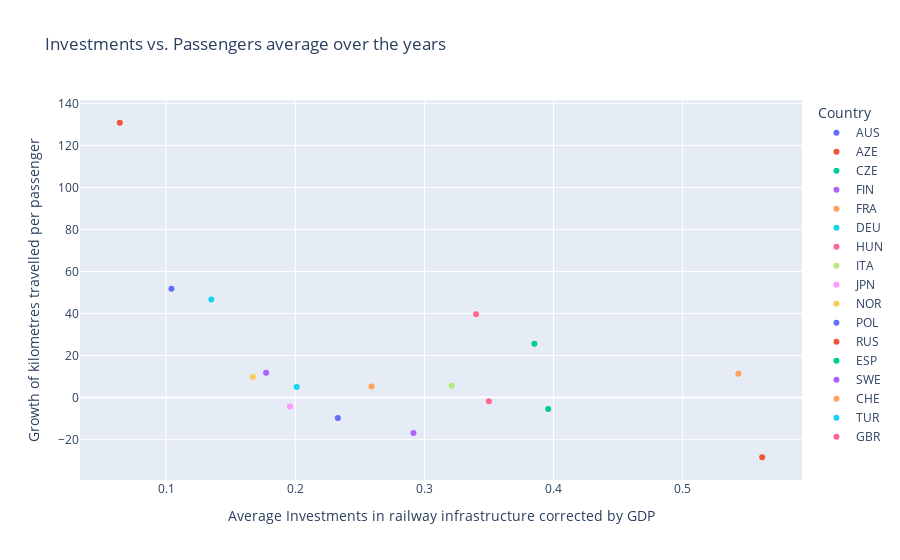

Source (notebook cell):
### Markdown cell above
### Influence of total investments on passenger growth
The figure below shows the relation between railway infrastructure investments (corrected by GDP) and the growth of the average distance travelled per passenger.
In this figure we decided to aggregate all data from 1999-2019 in one figure. 
The passenger growth is from 1999-2019, but we excluded the final year of investments, since the effects of the investments could only affect passenger levels after 2019.
As we look at the outcome of the graphs, we see that it not shows what we expected, meaning that the investments in the long term do not seem to increase over a long period. 
This can have different reasons, for instance we did not take other factors into account that might effect the passenger levels such as affordability, economic development and competing modes of transport to name a few.

### Code cell
# Exclude the 2019 data of investments before we determine the average
infrastructure_gdp_up_to_2018 = infrastructure_gdp.iloc[:, :-1]

# Determine the average for all years of the infrastructure data
year_average_infrastructure_gdp_up_to_2018 = infrastructure_gdp_up_to_2018.mean(axis=1)

# Select columns from 1999 to 2019 from the kilometers per passenger data
km_per_passengers_1999_2019 = km_per_passenger.loc[:, str(start_timeframe):str(end_timeframe)]

# Calculate percentage growth for each country
passenger_growth = ((km_per_passengers_1999_2019.iloc[:, -1] - km_per_passengers_1999_2019.iloc[:, 0]) / km_per_passengers_1999_2019.iloc[:, 0]) * 100

# Investments year average comparing with passenger transport year average dataframe making
df3 = pd.DataFrame({'Country': year_average_infrastructure_gdp_up_to_2018.index, 'Investments average': year_average_infrastructure_gdp_up_to_2018})
df4 = pd.DataFrame({'Country': passenger_growth.index, 'Passenger growth': passenger_growth.values})

# Drop the existing "Country" column, if it exists
if 'Country' in df3.columns:
    df3 = df3.drop('Country', axis=1)

# Reset the index of df3 to make "Country" a regular column
df3_reset = df3.reset_index()

# Reset the index of df4 to make "Country" a regular column
df4_reset = df4.reset_index()

# Merge the two DataFrames based on the "Country" column
df5 = pd.merge(df3_reset, df4_reset, left_on='Country', right_on='Country')

df5 = df5.drop(df5.columns[2], axis=1)

# Create a scatter plot using Plotly Express
fig = px.scatter(df5, x='Investments average', y='Passenger growth', color= 'Country',
                 title='Scatter Plot for Average Values', labels={'Investments': 'Average Investments', 'Passengers': 'Average Passengers'})

# Customize the layout
fig.update_layout(title='Investments vs. Passengers average over the years',
                  xaxis_title='Average Investments in railway infrastructure corrected by GDP', yaxis_title='Growth of kilometres travelled per passenger')

# Show the plot
fig.show()

### Figure 1 — Plotly figure (JSON) as saved in the notebook; plotly's stock layout.template omitted (floating-point values rounded to 4 significant figures)
{"data": [{"hovertemplate": "Country=AUS<br>Investments average=%{x}<br>Passenger growth=%{y}<extra></extra>", "legendgroup": "AUS", "marker": {"color": "#636efa", "symbol": "circle"}, "mode": "markers", "name": "AUS", "orientation": "v", "showlegend": true, "type": "scatter", "x": [0.2329], "xaxis": "x", "y": [-9.655], "yaxis": "y"}, {"hovertemplate": "Country=AZE<br>Investments average=%{x}<br>Passenger growth=%{y}<extra></extra>", "legendgroup": "AZE", "marker": {"color": "#EF553B", "symbol": "circle"}, "mode": "markers", "name": "AZE", "orientation": "v", "showlegend": true, "type": "scatter", "x": [0.06407], "xaxis": "x", "y": [130.8], "yaxis": "y"}, {"hovertemplate": "Country=CZE<br>Investments average=%{x}<br>Passenger growth=%{y}<extra></extra>", "legendgroup": "CZE", "marker": {"color": "#00cc96", "symbol": "circle"}, "mode": "markers", "name": "CZE", "orientation": "v", "showlegend": true, "type": "scatter", "x": [0.3852], "xaxis": "x", "y": [25.58], "yaxis": "y"}, {"hovertemplate": "Country=FIN<br>Investments average=%{x}<br>Passenger growth=%{y}<extra></extra>", "legendgroup": "FIN", "marker": {"color": "#ab63fa", "symbol": "circle"}, "mode": "markers", "name": "FIN", "orientation": "v", "showlegend": true, "type": "scatter", "x": [0.1774], "xaxis": "x", "y": [11.81], "yaxis": "y"}, {"hovertemplate": "Country=FRA<br>Investments average=%{x}<br>Passenger growth=%{y}<extra></extra>", "legendgroup": "FRA", "marker": {"color": "#FFA15A", "symbol": "circle"}, "mode": "markers", "name": "FRA", "orientation": "v", "showlegend": true, "type": "scatter", "x": [0.259], "xaxis": "x", "y": [5.341], "yaxis": "y"}, {"hovertemplate": "Country=DEU<br>Investments average=%{x}<br>Passenger growth=%{y}<extra></extra>", "legendgroup": "DEU", "marker": {"color": "#19d3f3", "symbol": "circle"}, "mode": "markers", "name": "DEU", "orientation": "v", "showlegend": true, "type": "scatter", "x": [0.2011], "xaxis": "x", "y": [5.049], "yaxis": "y"}, {"hovertemplate": "Country=HUN<br>Investments average=%{x}<br>Passenger growth=%{y}<extra></extra>", "legendgroup": "HUN", "marker": {"color": "#FF6692", "symbol": "circle"}, "mode": "markers", "name": "HUN", "orientation": "v", "showlegend": true, "type": "scatter", "x": [0.34], "xaxis": "x", "y": [39.64], "yaxis": "y"}, {"hovertemplate": "Country=ITA<br>Investments average=%{x}<br>Passenger growth=%{y}<extra></extra>", "legendgroup": "ITA", "marker": {"color": "#B6E880", "symbol": "circle"}, "mode": "markers", "name": "ITA", "orientation": "v", "showlegend": true, "type": "scatter", "x": [0.321], "xaxis": "x", "y": [5.622], "yaxis": "y"}, {"hovertemplate": "Country=JPN<br>Investments average=%{x}<br>Passenger growth=%{y}<extra></extra>", "legendgroup": "JPN", "marker": {"color": "#FF97FF", "symbol": "circle"}, "mode": "markers", "name": "JPN", "orientation": "v", "showlegend": true, "type": "scatter", "x": [0.1959], "xaxis": "x", "y": [-4.233], "yaxis": "y"}, {"hovertemplate": "Country=NOR<br>Investments average=%{x}<br>Passenger growth=%{y}<extra></extra>", "legendgroup": "NOR", "marker": {"color": "#FECB52", "symbol": "circle"}, "mode": "markers", "name": "NOR", "orientation": "v", "showlegend": true, "type": "scatter", "x": [0.1671], "xaxis": "x", "y": [9.867], "yaxis": "y"}, {"hovertemplate": "Country=POL<br>Investments average=%{x}<br>Passenger growth=%{y}<extra></extra>", "legendgroup": "POL", "marker": {"color": "#636efa", "symbol": "circle"}, "mode": "markers", "name": "POL", "orientation": "v", "showlegend": true, "type": "scatter", "x": [0.104], "xaxis": "x", "y": [51.79], "yaxis": "y"}, {"hovertemplate": "Country=RUS<br>Investments average=%{x}<br>Passenger growth=%{y}<extra></extra>", "legendgroup": "RUS", "marker": {"color": "#EF553B", "symbol": "circle"}, "mode": "markers", "name": "RUS", "orientation": "v", "showlegend": true, "type": "scatter", "x": [0.5616], "xaxis": "x", "y": [-28.38], "yaxis": "y"}, {"hovertemplate": "Country=ESP<br>Investments average=%{x}<br>Passenger growth=%{y}<extra></extra>", "legendgroup": "ESP", "marker": {"color": "#00cc96", "symbol": "circle"}, "mode": "markers", "name": "ESP", "orientation": "v", "showlegend": true, "type": "scatter", "x": [0.3959], "xaxis": "x", "y": [-5.431], "yaxis": "y"}, {"hovertemplate": "Country=SWE<br>Investments average=%{x}<br>Passenger growth=%{y}<extra></extra>", "legendgroup": "SWE", "marker": {"color": "#ab63fa", "symbol": "circle"}, "mode": "markers", "name": "SWE", "orientation": "v", "showlegend": true, "type": "scatter", "x": [0.2915], "xaxis": "x", "y": [-16.82], "yaxis": "y"}, {"hovertemplate": "Country=CHE<br>Investments average=%{x}<br>Passenger growth=%{y}<extra></extra>", "legendgroup": "CHE", "marker": {"color": "#FFA15A", "symbol": "circle"}, "mode": "markers", "name": "CHE", "orientation": "v", "showlegend": true, "type": "scatter", "x": [0.5432], "xaxis": "x", "y": [11.33], "yaxis": "y"}, {"hovertemplate": "Country=TUR<br>Investments average=%{x}<br>Passenger growth=%{y}<extra></extra>", "legendgroup": "TUR", "marker": {"color": "#19d3f3", "symbol": "circle"}, "mode": "markers", "name": "TUR", "orientation": "v", "showlegend": true, "type": "scatter", "x": [0.1349], "xaxis": "x", "y": [46.68], "yaxis": "y"}, {"hovertemplate": "Country=GBR<br>Investments average=%{x}<br>Passenger growth=%{y}<extra></extra>", "legendgroup": "GBR", "marker": {"color": "#FF6692", "symbol": "circle"}, "mode": "markers", "name": "GBR", "orientation": "v", "showlegend": true, "type": "scatter", "x": [0.3499], "xaxis": "x", "y": [-1.746], "yaxis": "y"}], "layout": {"legend": {"title": {"text": "Country"}, "tracegroupgap": 0}, "title": {"text": "Investments vs. Passengers average over the years"}, "xaxis": {"anchor": "y", "domain": [0, 1], "title": {"text": "Average Investments in railway infrastructure corrected by GDP"}}, "yaxis": {"anchor": "x", "domain": [0, 1], "title": {"text": "Growth of kilometres travelled per passenger"}}}}
